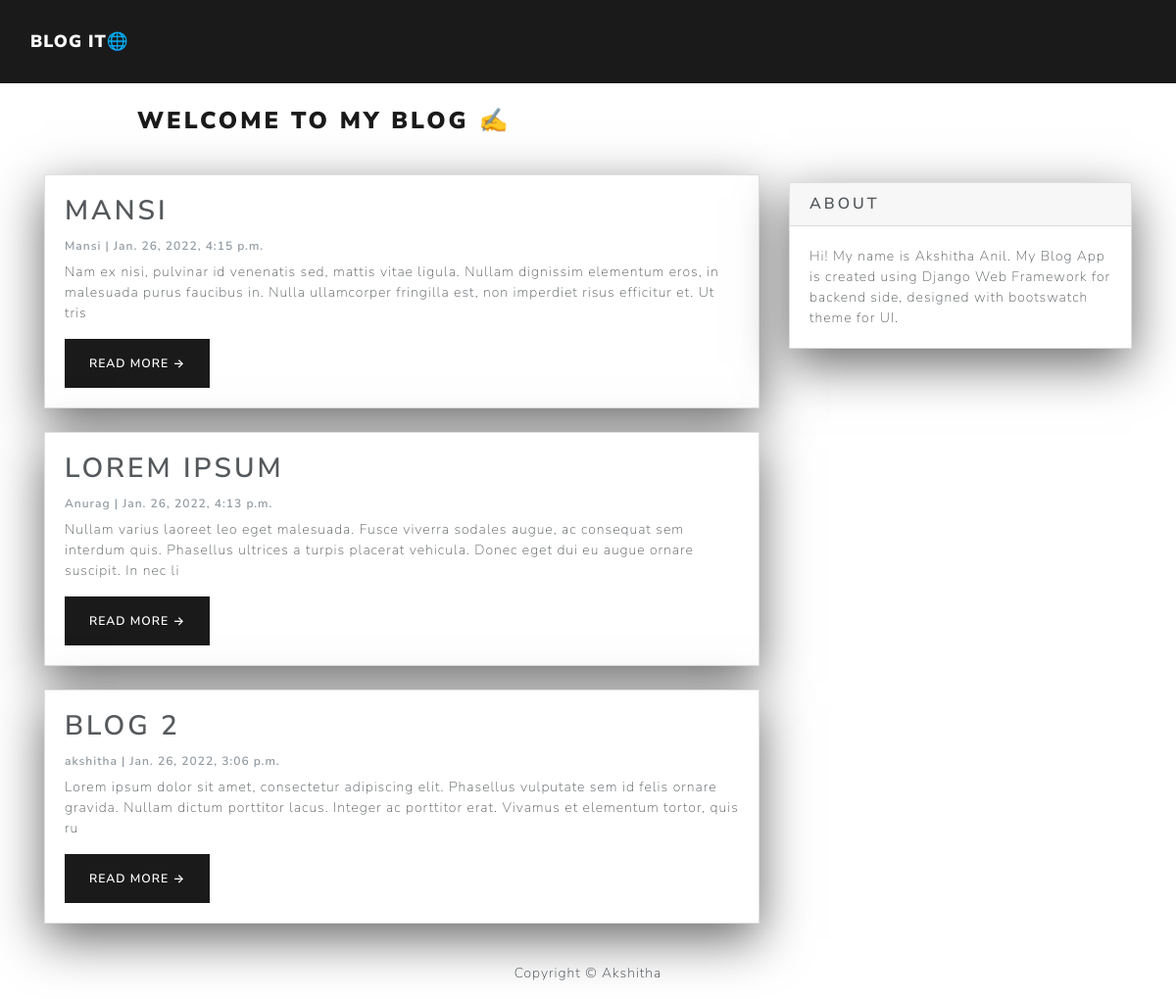
The page / on the database its author committed.
### App/models.py (models this page shows, shortened)
class Post(models.Model):
    title = models.CharField(max_length=200, unique=True)
    slug = models.SlugField(max_length=200, unique=True)
    author = models.ForeignKey(User, on_delete=models.CASCADE, related_name='blog_posts')
    created_on = models.DateTimeField(auto_now_add=True)
    updated_on = models.DateTimeField(auto_now=True)
    content = models.TextField()
    status = models.IntegerField(choices=STATUS, default=0)
    class Meta:
        ordering = ['-created_on']

### App/views.py (the view)
# urls.py: path('', views.PostList.as_view(), name="home"),
class PostList(generic.ListView):
    queryset = Post.objects.filter(status=1).order_by('-created_on')
    template_name = 'index.html'

### App/templates/index.html (shortened to what this page needs)
{% extends "base.html" %}
{% block content %}
<header class="masthead">
  <div class="container">
    <div class="row">
      <div class=" col-md-8 col-md-10 mx-auto">
        <div class="site-heading">
          <h3 class=" site-heading my-4 mt-3 text-black"><strong>Welcome to My Blog ✍️ </strong></h3>
        </div>
      </div>
    </div>
  </div>
</header>
<div class="container">
  <div class="row">
    <div class="col-md-8 mt-3 left">
      {% for post in post_list %}
      <div class="card mb-4">
        <div class="card-body">
          <h2 class="card-title">{{ post.title }}</h2>
          <p class="card-text text-muted h6">{{ post.author }} | {{ post.created_on}} </p>
          <p class="card-text">{{post.content|slice:":200"}}</p>
          <a href="{% url 'post_detail' post.slug  %}" class="btn btn-primary">Read More &rarr;</a>
        </div>
      </div>
      {% endfor %}
    </div>
    {% block sidebar %}
    {% include 'sidebar.html' %}
    {% endblock sidebar %}
  </div>
</div>
{%endblock%}

### App/templates/base.html (shortened to what this page needs)
<!DOCTYPE html>
<html>
<head>
  <link rel="stylesheet" href="https://cdn.jsdelivr.net/npm/bootswatch@4.5.2/dist/lux/bootstrap.min.css">
</head>
<body>
  <nav class="navbar navbar-expand-lg navbar-dark bg-primary" id="mainNav">
    <div class="container-fluid">
      <a class="navbar-brand" href="{% url 'home' %}"><strong>Blog It🌐</strong></a>
    </div>
  </nav>
  {% block content %}{% endblock content %}
  <footer class="py-3 bg-grey">
    <p class="m-0 text-dark text-center ">Copyright &copy; Akshitha </p>
  </footer>
</body>
</html>

### App/templates/sidebar.html (shortened to what this page needs)
{% block sidebar %}
<div class="col-md-4 float-right ">
  <div class="card my-4">
    <h5 class="card-header">About</h5>
    <div class="card-body">
      <p class="card-text"> Hi! My name is Akshitha Anil. My Blog App is created using Django Web Framework for backend side, designed with bootswatch
        theme for UI.</p>
    </div>
  </div>
</div>
{% endblock sidebar %}

### App/templates/sidebar.html (style rules this page uses)
.card { box-shadow: 0 16px 48px #6a6a6b; }

### rows shown on the page
Post: title "MANSI", author "Mansi", created_on "Jan. 26, 2022, 4:15 p.m.", content "Nam ex nisi, pulvinar id venenatis sed, mattis vitae ligula. Nullam dignissim elementum eros, in malesuada purus faucibus in. Nulla ullamcorper fringilla est, non imperdiet risus efficitur et. Ut tris"
Post: title "LOREM IPSUM", author "Anurag", created_on "Jan. 26, 2022, 4:13 p.m.", content "Nullam varius laoreet leo eget malesuada. Fusce viverra sodales augue, ac consequat sem interdum quis. Phasellus ultrices a turpis placerat vehicula. Donec eget dui eu augue ornare suscipit. In nec li"
Post: title "BLOG 2", author "akshitha", created_on "Jan. 26, 2022, 3:06 p.m.", content "Lorem ipsum dolor sit amet, consectetur adipiscing elit. Phasellus vulputate sem id felis ornare gravida. Nullam dictum porttitor lacus. Integer ac porttitor erat. Vivamus et elementum tortor, quis ru"
